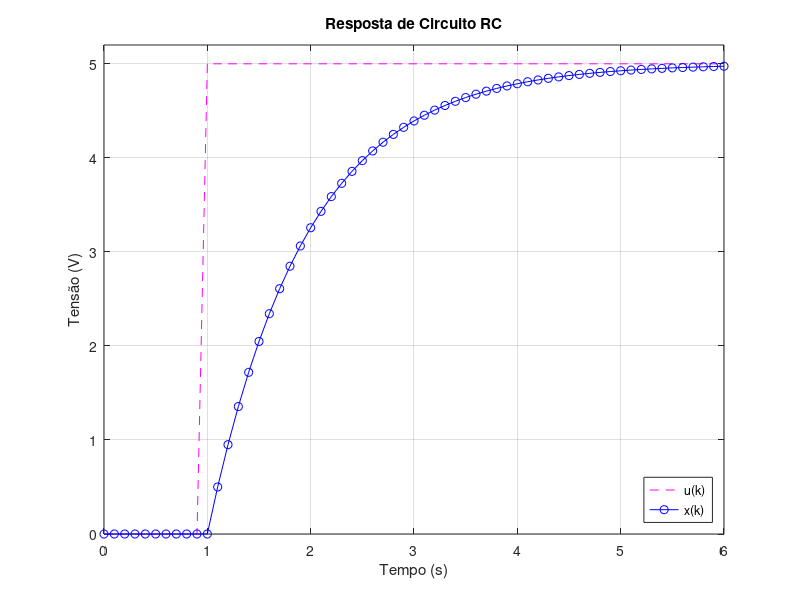

This chart was generated by the following MATLAB code:
% Simula aproximação circuito RC passa-baixa
% como filtro diital de 1a-ordem

format shortg % imprime só casas decimais necessárias

R=10E3;
C=100E-6;
Ts=0.1; % periodo de amostragem, incremento de tempo

tau=1/(R*C) % constante de tempo
ts=5*tau % tempo final da simulação (regime permanente)
t_fim=ts*(1+1/5) % inclui parte inicial do degrau propositalemente
% nulo (1/5 do ts).

alpha=Ts/(R*C)

t=0:Ts:t_fim; % cria vetor t, incremento Ts
pts=length(t); % qtade de pontos gerados
kk=0:pts-1; % vetor que simula o "k"

% cria vetor de tensão de entrada
u=zeros(1,pts); % inicialmente zerado
u(1,round(pts/5)-1:pts)=5; % a partir de (1/5)*pts vale o degrau

x(1)=0; % equivale à x(0); Octave/Matlab iniciam índices em zero
for k=1:pts-1
  x(k+1) = (1-alpha)*x(k)+alpha*u(k);
end

% gera "tabela" na tela
disp('            k            t            u            x')
disp([kk' t' u' x'])

figure
plot(t,u,'m--', t,x,'bo-')
xlim([0 t_fim])
ylim([0 5.2])
xlabel('Tempo (s)')
ylabel('Tensão (V)')
legend('u(k)', 'x(k)', 'Location', 'southeast');
title('Resposta de Circuito RC')
grid
